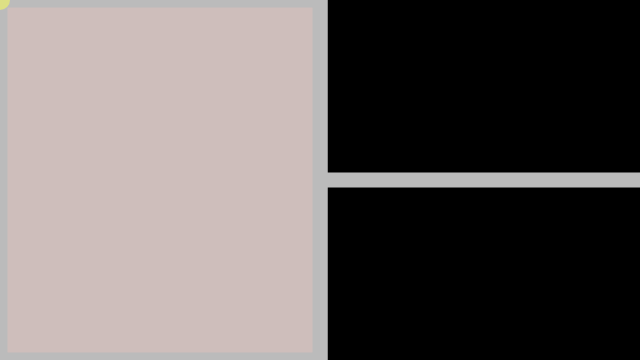
Frame 1 (no input)
Frame 60 (no input): identical to frame 1, image omitted
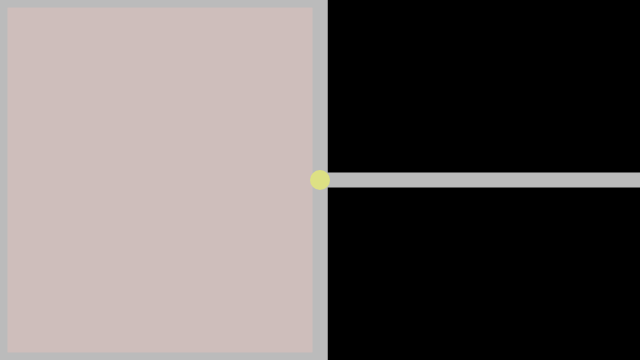
Frame 120 (the mouse pressed at the canvas centre since frame 60)

The p5.js sketch that drew these frames (run headless with seeded random() and noise() and a simulated clock; from frame 60 on, the mouse is pressed at the canvas centre):

// p5.js sketch
// ── sketch.js
function setup() { 
	createCanvas(640, 360);
   
}

function draw() {
	background("black");
    

	strokeWeight(15);
	stroke((206, 190, 187));
    
    /* Lines */ 
	line(width/2, 0, width/2, height);
	line(0, height/2, width, height/2);

	fill(206, 190, 187);
    
    
    /* Bottom left */ 
    if (mouseX > width/2 && mouseY > height/2) {
		rect(width/4, height/2, width, height);
  
    } else if (mouseX < width/2 && mouseY > height/2) {
		rect(0, 0, width/2, height/2);

    } else if (mouseX > width/2 && mouseY < height/2) {
		rect(width/2, 0, width, height/2);
		
    } else {
		rect(0, 0, width/2, height);
        
	}
    
    noStroke();
    fill(221, 224, 132);
    ellipse(mouseX,mouseY,20,20);
    
}
